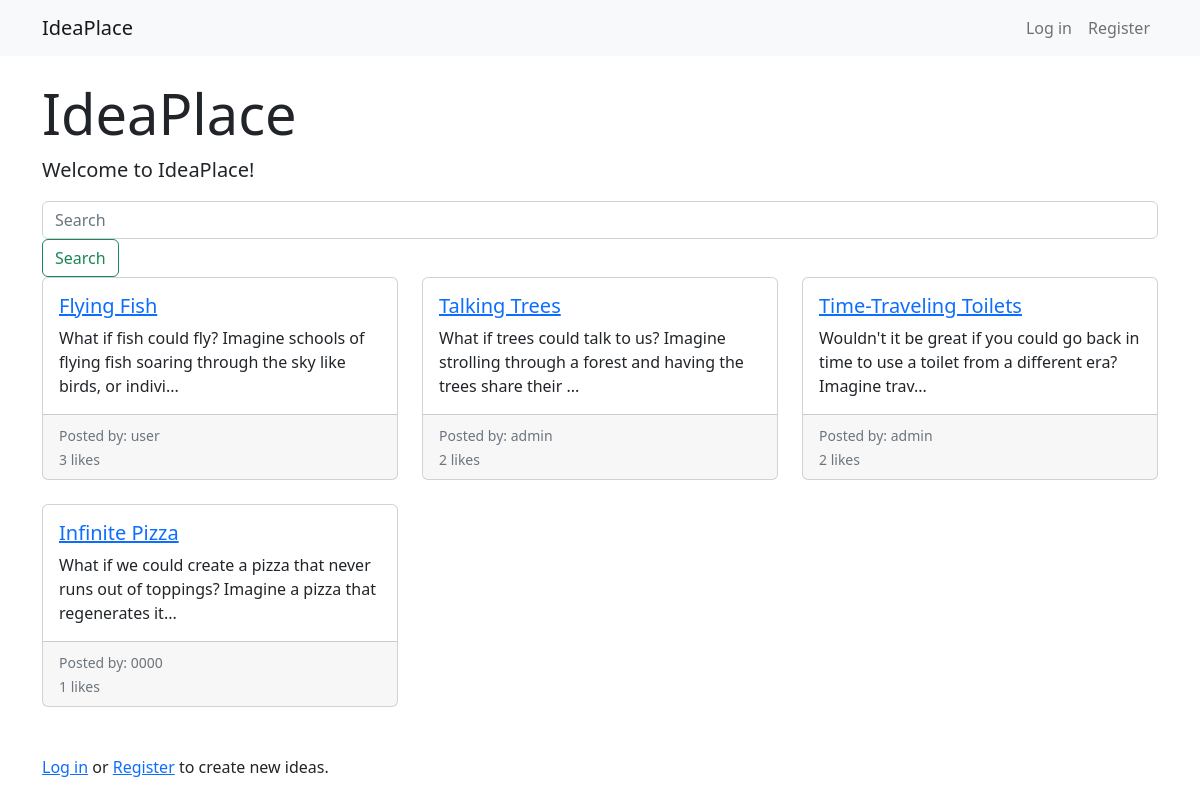
The page / on the database its author committed.
### ideas/models.py (models this page shows, shortened)
class Idea(models.Model):
    title = models.CharField(max_length=200)
    content = models.TextField()
    user = models.ForeignKey(User, on_delete=models.CASCADE)
    likes = models.ManyToManyField(User, related_name='liked_ideas')
    created_at = models.DateTimeField(auto_now_add=True)
    image = models.ImageField(upload_to='images/', null=True, blank=True)

### ideas/views.py (the view)
# urls.py: path('', views.home_view, name='home'),
def home_view(request):
    ideas = Idea.objects.all()
    return render(request, 'home.html', {'ideas': ideas})

### ideas/templatetags/custom_filters.py (called while the page is built)
@register.filter(name='truncate_text_filter')
def truncate_text_filter(value, arg):
    try:
        length = int(arg)
    except ValueError:
        return value
    return truncate_text(value, length)

### lib/utils.py (called while the page is built)
def truncate_text(text, length):
    if len(text) > length:
        return text[:length] + "..."
    else:
        return text

### ideas/templates/home.html (shortened to what this page needs)
{% extends 'base.html' %}
{% load custom_filters %}
{% block content %}
    <div class="jumbotron">
        <h1 class="display-4">IdeaPlace</h1>
        <p class="lead">Welcome to IdeaPlace!</p>
    </div>
<form class="form-inline my-2 my-lg-0" action="{% url 'idea_search' %}" method="GET">
    <input class="form-control mr-sm-2" type="search" name="query" placeholder="Search" aria-label="Search">
    <button class="btn btn-outline-success my-2 my-sm-0" type="submit">Search</button>
</form>
    <div class="row">
        {% for idea in ideas %}
            <div class="col-md-4 mb-4">
                <div class="card">
                    <div class="card-body">
                        <h5 class="card-title"><a href="{% url 'idea_detail' idea.pk %}">{{ idea.title }}</a></h5>
                        <p class="card-text">{{idea.content|truncate_text_filter:100 }}</p>
                    </div>
                    <div class="card-footer">
                        <small class="text-muted">Posted by: {{ idea.user.username }}</small>
                        <br>
                        <small class="text-muted">{{ idea.likes.count }} likes</small>
                    </div>
                </div>
            </div>
        {% empty %}
            <div class="col-md-12">
                <p>No ideas found.</p>
            </div>
        {% endfor %}
    </div>
    {% if user.is_authenticated %}
        <div class="mt-4">
            <h2>New Idea</h2>
            <form method="post" action="{% url 'idea_create' %}" enctype="multipart/form-data">
                {% csrf_token %}
                {{ form.as_p }}
                <div class="form-group">
                    <label for="title">Title:</label>
                    <input type="text" class="form-control" name="title" required>
                </div>
                <div class="form-group">
                    <label for="content">Content:</label>
                    <textarea class="form-control" name="content" required></textarea>
                </div>
                <button type="submit" class="btn btn-primary">Create</button>
            </form>
        </div>
    {% else %}
        <div class="mt-4">
            <p><a href="{% url 'login' %}">Log in</a> or <a href="{% url 'register' %}">Register</a> to create new ideas.</p>
        </div>
    {% endif %}
{% endblock %}

### rows shown on the page
Idea: title "Flying Fish", content "What if fish could fly? Imagine schools of flying fish soaring through the sky like birds, or indivi...", user.username "user", likes.count "3"
Idea: title "Talking Trees", content "What if trees could talk to us? Imagine strolling through a forest and having the trees share their ...", user.username "admin", likes.count "2"
Idea: title "Time-Traveling Toilets", content "Wouldn't it be great if you could go back in time to use a toilet from a different era? Imagine trav...", user.username "admin", likes.count "2"
Idea: title "Infinite Pizza", content "What if we could create a pizza that never runs out of toppings? Imagine a pizza that regenerates it...", user.username "0000", likes.count "1"
